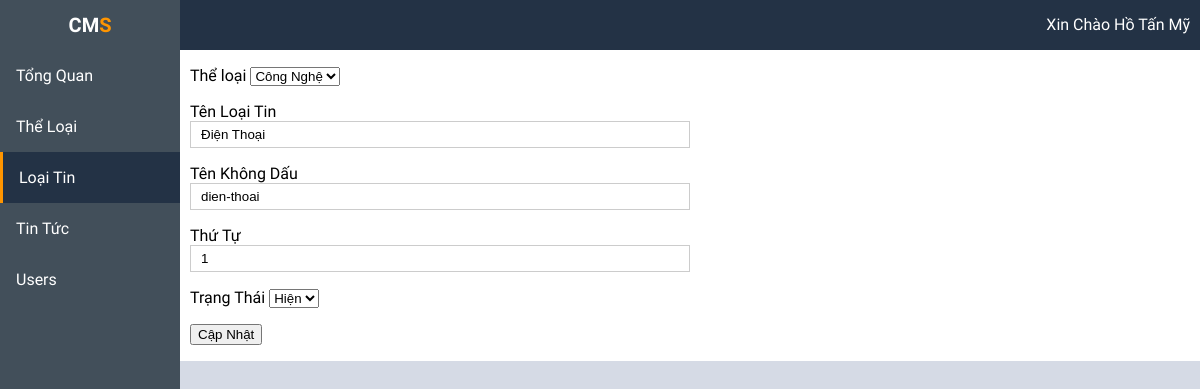
/admin/index.php?k=lts&idLT=1 (signed in), run on the app's committed database.
### tables this page shows
CREATE TABLE `loaitin` (
  `idLT` int(11) NOT NULL,
  `Ten` varchar(100) NOT NULL DEFAULT '',
  `Ten_KhongDau` varchar(100) DEFAULT NULL,
  `ThuTu` tinyint(11) NOT NULL DEFAULT '0',
  `AnHien` tinyint(1) NOT NULL DEFAULT '1',
  `idTL` int(11) NOT NULL DEFAULT '1'
);

CREATE TABLE `theloai` (
  `idTL` int(11) NOT NULL,
  `TenTL` varchar(255) NOT NULL DEFAULT '',
  `TenTL_KhongDau` varchar(100) DEFAULT NULL,
  `ThuTu` int(11) DEFAULT '0',
  `AnHien` tinyint(1) DEFAULT '1'
);

### admin/libs/sualt.php (the view, shortened to what this page needs)
<?php
	if(isset($_GET['idLT'])){
		$sql=mysqli_query($conn, "SELECT * FROM loaitin WHERE idLT={$_GET['idLT']}");
        $dlt=mysqli_fetch_array($sql);
?>
<form name="form2" method="post" action="libs/process.php">
    <p>
        <label for="theloai">Thể loại</label>
        <select name="idTL" id="idTL">
            <?php
                $kq=mysqli_query($conn, "SELECT * FROM theloai ORDER BY ThuTu");
                while($d=mysqli_fetch_array($kq)){
            ?>
            <option value="<?php echo $d['idTL'];?>" <?php if($d['idTL']==$dlt['idTL']) echo "selected='selected'"; ?>>
                <?php echo $d['TenTL'];?>
            </option>
            <?php }?>
        </select>
    </p>
    <p>
        <label for="TenTL">Tên Loại Tin</label><br />
        <input type="text" name="Ten" id="Ten" value="<?php echo $dlt['Ten']; ?>" required/>
    </p>
    <p>
        <label for="TenTL_KhongDau">Tên Không Dấu</label><br />
        <input type="text" name="Ten_KhongDau" id="Ten_KhongDau" value="<?php echo $dlt['Ten_KhongDau'];  ?>" required/>
    </p>
    <p>
        <label for="ThuTu">Thứ Tự</label><br />
        <input type="text" name="ThuTu" id="ThuTu" value="<?php echo $dlt['ThuTu'];  ?>"required/>
    </p>
    <p>
        <label for="AnHien">Trạng Thái</label>
        <select name="AnHien" id="AnHien">
            <option value="1">Hiện</option>
        </select>
    </p>
    <p>
        <input type="submit" name="suaLT" id="suaLT" value="Cập Nhật" />
    </p>
</form>
<?php } ?>

### admin/css/style.css (style rules this page uses)
body { margin: 0; padding: 0; font-family: 'Saira', sans-serif; background: #d5dae5; width: 100%; }
input[type=text], input[type=password] { width: 50%; padding: 5px 10px; display: inline-block; border: 1px solid #ccc; box-sizing: border-box; }

### data on the page
loaitin: idTL "Công Nghệ", Ten "Điện Thoại", Ten_KhongDau "dien-thoai", ThuTu "1"

### other printed values
$_SESSION['hoten'] "Hồ Tấn Mỹ"
